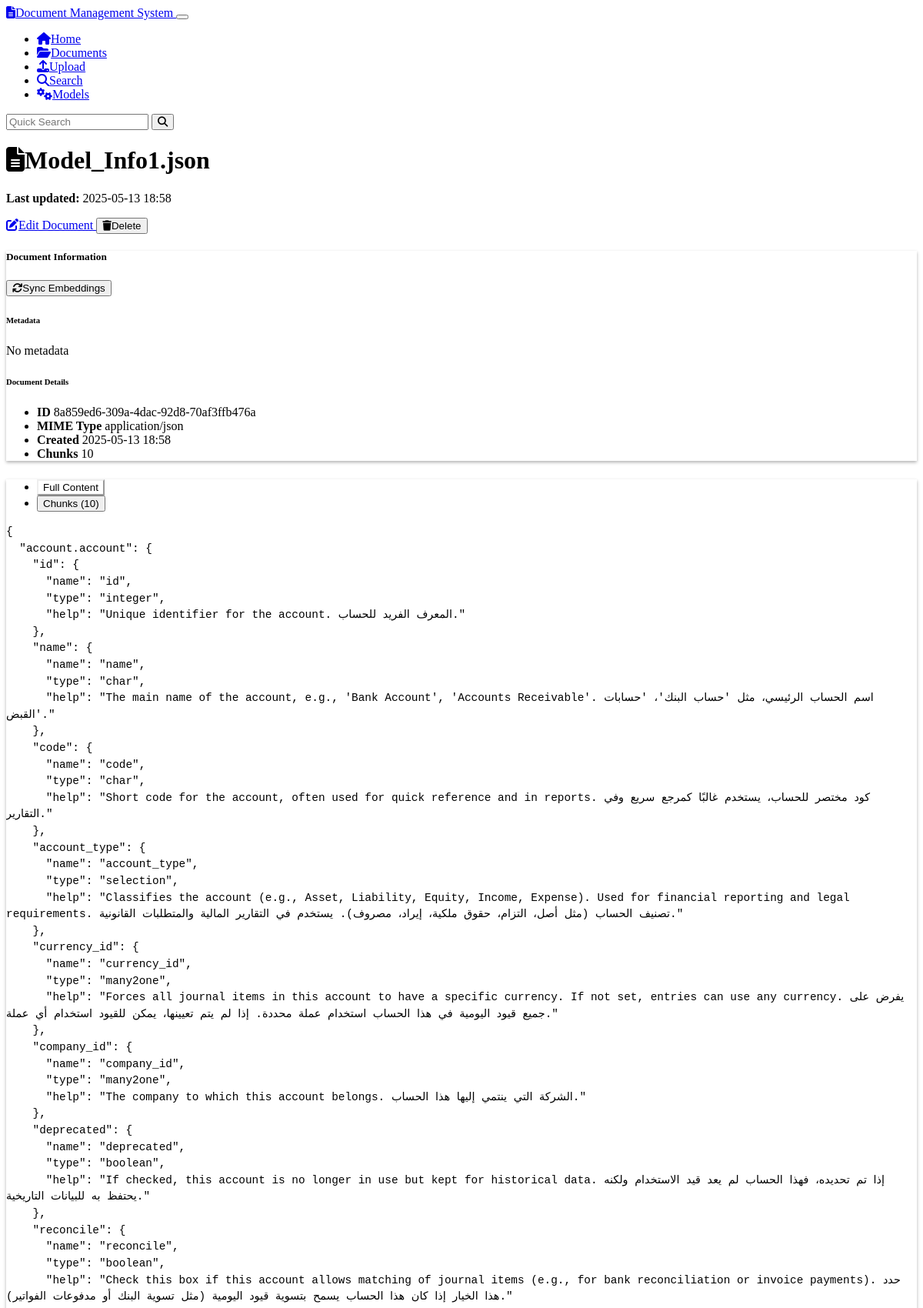
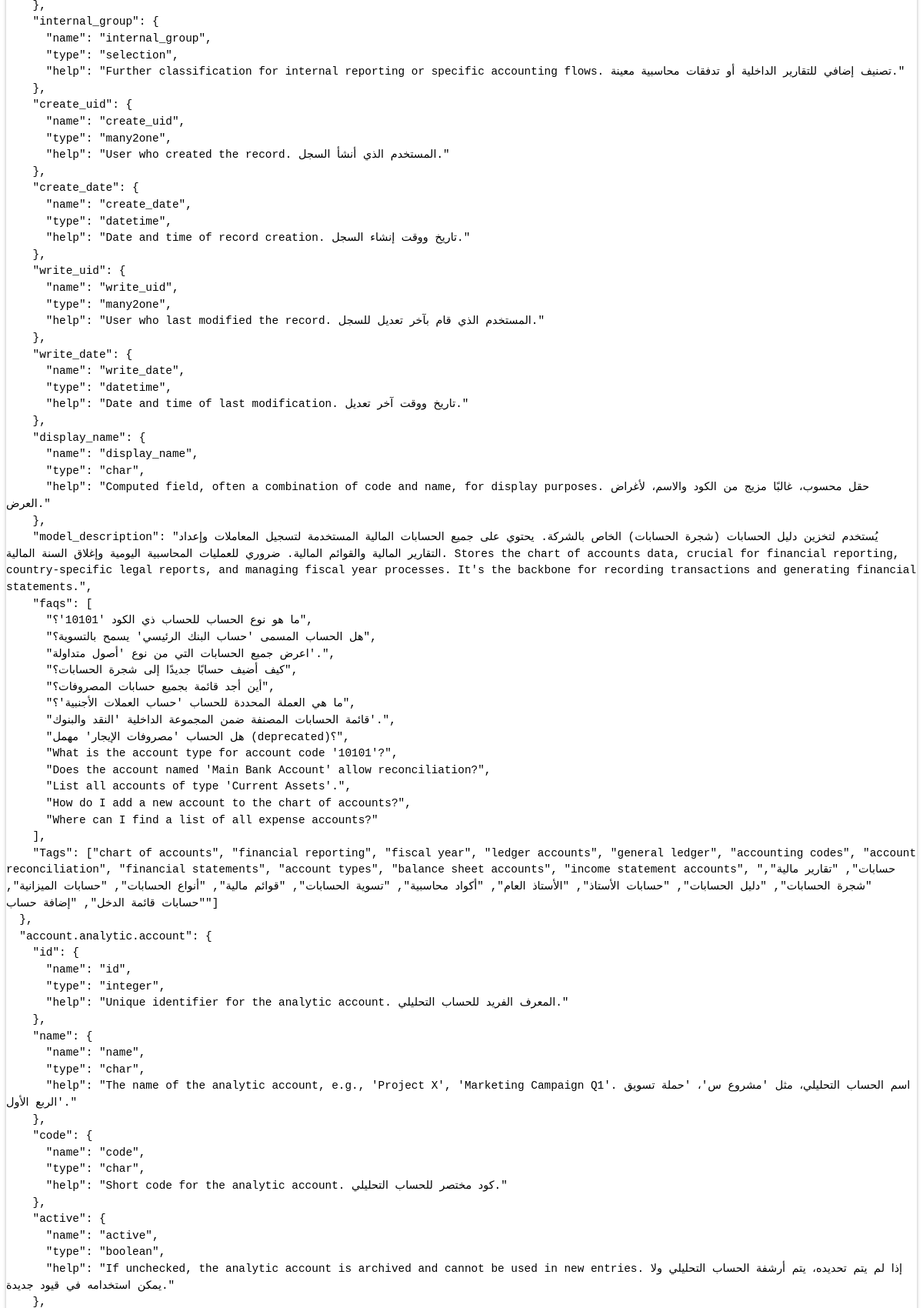
/documents/8a859ed6-309a-4dac-92d8-70af3ffb476a (upper part), run on the app's committed database (2 pictures, top to bottom).
### models.py (models this page shows, shortened)
class Document(db.Model):
    id = db.Column(db.String(36), primary_key=True, default=lambda: str(uuid.uuid4()))
    name = db.Column(db.String(255), nullable=False)
    content = db.Column(db.Text, nullable=False)
    mime_type = db.Column(db.String(100), nullable=False)
    created_at = db.Column(db.DateTime, default=datetime.datetime.utcnow)
    updated_at = db.Column(db.DateTime, default=datetime.datetime.utcnow, onupdate=datetime.datetime.utcnow)
    chunks = db.relationship('Chunk', backref='document', cascade='all, delete-orphan')
    doc_metadata = db.relationship('Metadata', backref='document', cascade='all, delete-orphan')

### routes.py (the view)
@app.route('/documents/<document_id>')
def document_view(document_id):
    document = Document.query.get_or_404(document_id)
    metadata = Metadata.query.filter_by(document_id=document_id).all()
    chunks = Chunk.query.filter_by(document_id=document_id).order_by(Chunk.chunk_index).all()
    return render_template(
        'document_view.html',
        document=document,
        metadata=metadata,
        chunks=chunks
    )

### templates/document_view.html (shortened to what this page needs)
{% extends 'base.html' %}
{% block content %}
<div class="row mb-4">
    <div class="col-md-8">
        <h1>
            <i class="fas fa-file-alt me-2"></i>{{ document.name }}
        </h1>
        <p class="text-muted">
            <strong>Last updated:</strong> {{ document.updated_at.strftime('%Y-%m-%d %H:%M') }}
        </p>
    </div>
    <div class="col-md-4 text-md-end">
        <div class="btn-group">
            <a href="{{ url_for('document_edit', document_id=document.id) }}" class="btn btn-warning">
                <i class="fas fa-edit me-1"></i>Edit Document
            </a>
            <button type="button" class="btn btn-danger" data-bs-toggle="modal" data-bs-target="#deleteDocumentModal">
                <i class="fas fa-trash me-1"></i>Delete
            </button>
        </div>
    </div>
</div>
<div class="row mb-4">
    <div class="col-md-12">
        <div class="card">
            <div class="card-header d-flex justify-content-between align-items-center">
                <h5 class="mb-0">Document Information</h5>
                <button id="sync-embeddings" class="btn btn-sm btn-outline-info" data-document-id="{{ document.id }}">
                    <i class="fas fa-sync me-1"></i>Sync Embeddings
                </button>
            </div>
            <div class="card-body">
                <div class="row">
                    <div class="col-md-6">
                        <h6>Metadata</h6>
                        {% if metadata %}
                            <ul class="list-group">
                                {% for meta in metadata %}
                                    <li class="list-group-item d-flex justify-content-between align-items-center">
                                        <strong>{{ meta.key }}</strong>
                                        <span>{{ meta.value }}</span>
                                    </li>
                                {% endfor %}
                            </ul>
                        {% else %}
                            <p class="text-muted">No metadata</p>
                        {% endif %}
                    </div>
                    <div class="col-md-6">
                        <h6>Document Details</h6>
                        <ul class="list-group">
                            <li class="list-group-item d-flex justify-content-between align-items-center">
                                <strong>ID</strong>
                                <span class="text-muted">{{ document.id }}</span>
                            </li>
                            <li class="list-group-item d-flex justify-content-between align-items-center">
                                <strong>MIME Type</strong>
                                <span>{{ document.mime_type }}</span>
                            </li>
                            <li class="list-group-item d-flex justify-content-between align-items-center">
                                <strong>Created</strong>
                                <span>{{ document.created_at.strftime('%Y-%m-%d %H:%M') }}</span>
                            </li>
                            <li class="list-group-item d-flex justify-content-between align-items-center">
                                <strong>Chunks</strong>
                                <span>{{ chunks|length }}</span>
                            </li>
                        </ul>
                    </div>
                </div>
            </div>
        </div>
    </div>
</div>
<div class="row mb-4">
    <div class="col-md-12">
        <div class="card">
            <div class="card-header">
                <ul class="nav nav-tabs card-header-tabs" id="document-tabs" role="tablist">
                    <li class="nav-item" role="presentation">
                        <button class="nav-link active" id="content-tab" data-bs-toggle="tab" data-bs-target="#content"
                                type="button" role="tab" aria-controls="content" aria-selected="true">
                            Full Content
                        </button>
                    </li>
                    <li class="nav-item" role="presentation">
                        <button class="nav-link" id="chunks-tab" data-bs-toggle="tab" data-bs-target="#chunks"
                                type="button" role="tab" aria-controls="chunks" aria-selected="false">
                            Chunks ({{ chunks|length }})
                        </button>
                    </li>
                </ul>
            </div>
            <div class="card-body">
                <div class="tab-content" id="document-tabs-content">
                    <div class="tab-pane fade show active" id="content" role="tabpanel" aria-labelledby="content-tab">
                        <pre class="document-content p-3 bg-dark text-light rounded">{{ document.content }}</pre>
                    </div>
                </div>
            </div>
        </div>
    </div>
</div>
{% endblock %}

### static/css/custom.css (style rules this page uses)
body { min-height: 100vh; display: flex; flex-direction: column; }
.document-content, .chunk-content { white-space: pre-wrap; word-wrap: break-word; font-family: monospace; font-size: 0.9rem; line-height: 1.5; overflow-x: auto; border-radius: 4px; }
.card { box-shadow: 0 0.125rem 0.25rem rgba(0, 0, 0, 0.3); margin-bottom: 1.5rem; }
.card-header { font-weight: 500; }
.btn { font-weight: 500; }
.nav-tabs .nav-link { color: var(--bs-light); }
.nav-tabs .nav-link.active { background-color: var(--bs-dark); color: var(--bs-info); border-color: transparent transparent var(--bs-info); }

### templates/document_view.html (style rules this page uses)
.document-content, .chunk-content { white-space: pre-wrap; overflow-x: auto; border-radius: 4px; font-family: monospace; }

### data on the page
Document: name "Model_Info1.json", updated_at "2025-05-13 18:58", id "8a859ed6-309a-4dac-92d8-70af3ffb476a", mime_type "application/json", created_at "2025-05-13 18:58"

### other printed values
{{ chunks|length }} "10"
